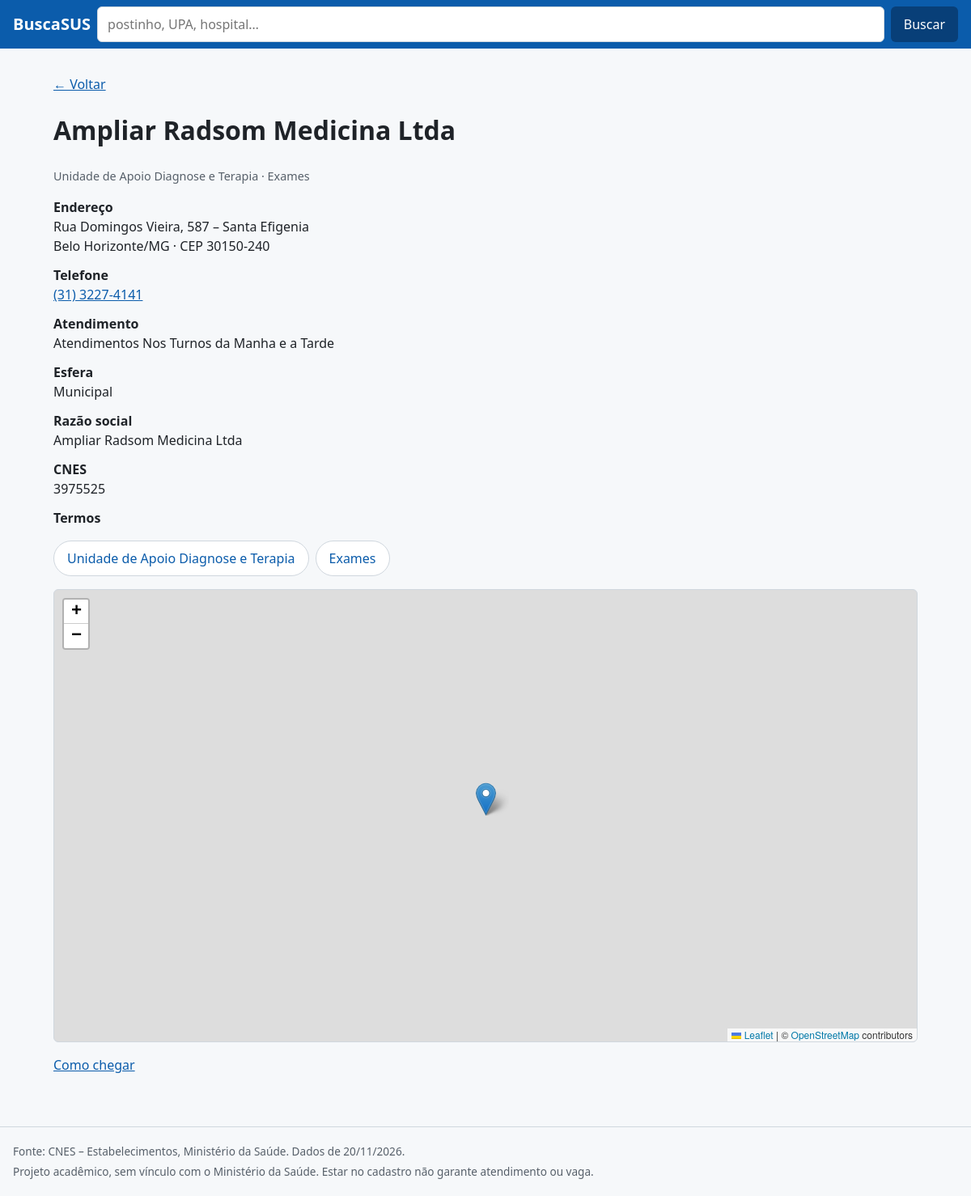
The page /estabelecimento/3975525 on the database as committed earlier.
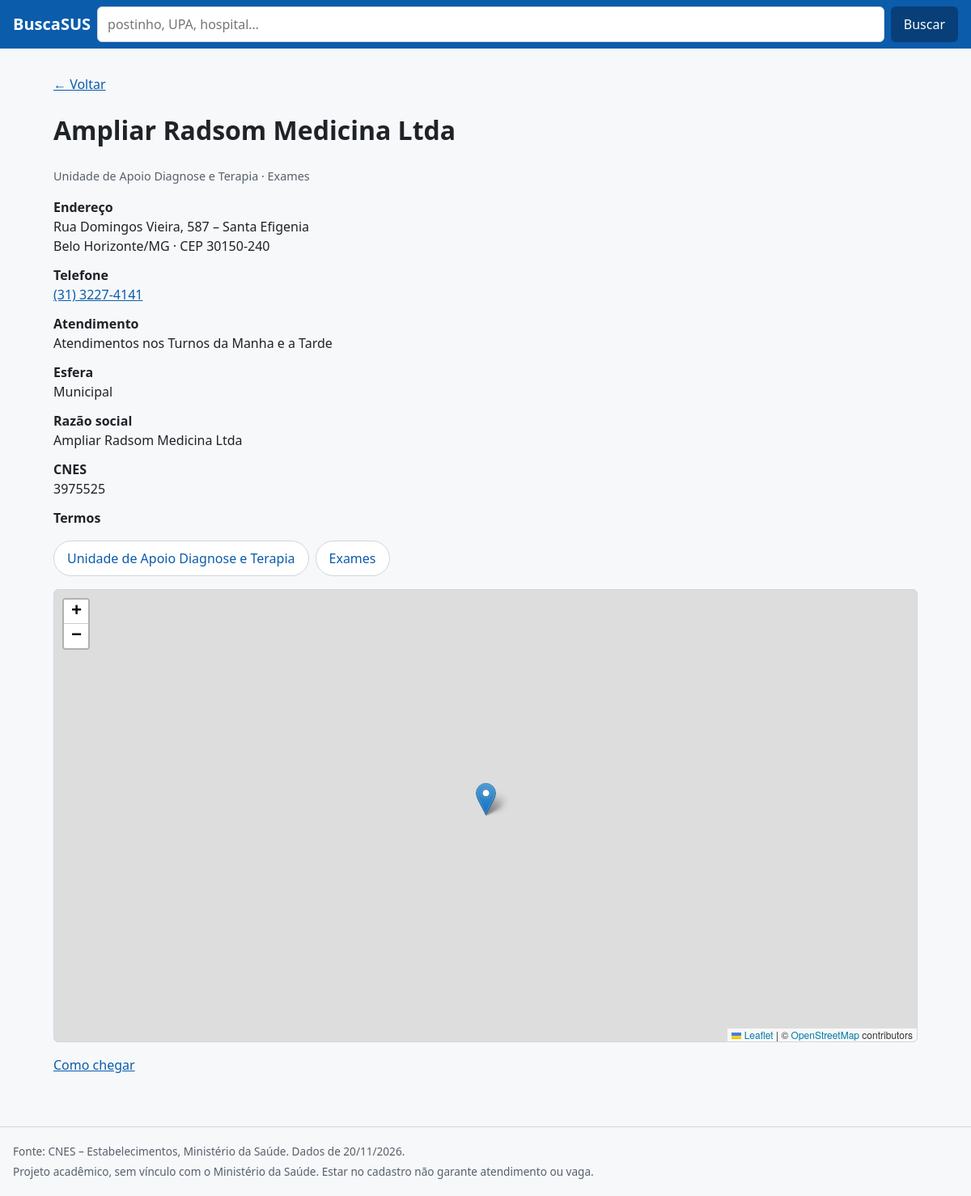
The same page on the database as committed later.
### tables this page shows
CREATE TABLE estabelecimento (
  identifier TEXT PRIMARY KEY, title TEXT NOT NULL, alternative TEXT,
  type TEXT NOT NULL, tipo_cnes TEXT NOT NULL, categoria TEXT NOT NULL,
  logradouro TEXT, numero TEXT, bairro TEXT, cep TEXT,
  municipio TEXT, municipio_nome TEXT, uf TEXT,
  latitude REAL, longitude REAL,
  turno TEXT, esfera TEXT, telefone TEXT
);

CREATE TABLE assunto (identifier TEXT, termo TEXT NOT NULL);

CREATE TABLE info (chave TEXT PRIMARY KEY, valor TEXT);

### app/main.py (the view)
@app.get("/estabelecimento/{cnes}")
def estabelecimento(request: Request, cnes: str):
    con = conectar()
    try:
        est = con.execute("SELECT * FROM estabelecimento WHERE identifier = ?", (cnes,)).fetchone()
        termos = [r[0] for r in con.execute("SELECT termo FROM assunto WHERE identifier = ?", (cnes,))] if est else []
    finally:
        con.close()
    if est is None:
        return render(request, "nao_encontrado.html", {"q": ""}, status=404)
    est = dict(est)
    ponto = ({"id": est["identifier"], "nome": est["title"], "lat": est["latitude"], "lon": est["longitude"]}
             if est["latitude"] is not None else None)
    return render(request, "estabelecimento.html", {
        "e": est, "termos": termos, "ponto": ponto, "q": "",
        "tipos": set(TIPOS), "categorias": set(CATEGORIAS), "caracteristicas": set(CARACTERISTICAS)})

### app/templates/estabelecimento.html (shortened to what this page needs)
{% extends "base.html" %}
{% block head %}
<link rel="stylesheet" href="https://unpkg.com/leaflet@1.9.4/dist/leaflet.css"
>
{% endblock %}
{% block conteudo %}
<p><a href="javascript:history.back()">← Voltar</a></p>
<h1>{{ e.title }}</h1>
<p class="meta">{{ e.type }} · {{ e.categoria }}</p>
<dl class="detalhes">
  <dt>Endereço</dt>
  <dd>{{ e.logradouro }}{% if e.numero %}, {{ e.numero }}{% endif %}{% if e.bairro %} – {{ e.bairro }}{% endif %}<br>
    {{ e.municipio_nome }}/{{ e.uf }}{% if e.cep %} · CEP {{ e.cep[:5] }}-{{ e.cep[5:] }}{% endif %}</dd>
  {% if e.telefone %}<dt>Telefone</dt><dd><a href="tel:{{ e.telefone }}">{{ e.telefone }}</a></dd>{% endif %}
  {% if e.turno %}<dt>Atendimento</dt><dd>{{ e.turno }}</dd>{% endif %}
  {% if e.esfera %}<dt>Esfera</dt><dd>{{ e.esfera }}</dd>{% endif %}
  {% if e.alternative %}<dt>Razão social</dt><dd>{{ e.alternative }}</dd>{% endif %}
  <dt>CNES</dt><dd>{{ e.identifier }}</dd>
  <dt>Termos</dt>
  <dd>
    <ul class="chips">
      {% for t in termos %}
      {% if t in caracteristicas %}{% set par = 'caracteristica' %}{% elif t in categorias %}{% set par = 'categoria' %}{% elif t in tipos %}{% set par = 'tipo' %}{% endif %}
      <li><a href="/busca?{{ par }}={{ t|urlencode }}">{{ t }}</a></li>
      {% endfor %}
    </ul>
  </dd>
</dl>
{% if ponto %}
<div id="mapa-pequeno" class="mapa mapa-pequeno" aria-label="Localização no mapa"></div>
<p><a href="https://www.openstreetmap.org/directions?to={{ ponto.lat }},{{ ponto.lon }}">Como chegar</a></p>
{% endif %}
{% endblock %}

### app/templates/base.html (shortened to what this page needs)
<!doctype html>
<html lang="pt-BR">
<head>
  <link rel="stylesheet" href="/static/estilo.css">
  {% block head %}{% endblock %}
</head>
<body>
  <header class="topo">
    <a class="marca" href="/">BuscaSUS</a>
    <form class="busca-topo" action="/busca" method="get" role="search">
      <input id="q-topo" name="q" type="search" value="{{ q or '' }}" placeholder="postinho, UPA, hospital…">
      <button type="submit">Buscar</button>
    </form>
  </header>
  <main>{% block conteudo %}{% endblock %}</main>
  <footer class="rodape">
    <p>Fonte: CNES – Estabelecimentos, Ministério da Saúde. Dados de {{ info.data_fonte }}.</p>
    <p>Projeto acadêmico, sem vínculo com o Ministério da Saúde. Estar no cadastro não garante atendimento ou vaga.</p>
  </footer>
</body>
</html>

### app/static/estilo.css (style rules this page uses)
:root { --cor: #0b5cab; --fundo: #f6f8fa; --borda: #d0d7de; --texto: #1f2328; }
* { box-sizing: border-box; }
body { margin: 0; font: 16px/1.5 system-ui, sans-serif; color: var(--texto); background: var(--fundo); }
a { color: var(--cor); }
.topo { background: var(--cor); padding: .5rem 1rem; display: flex; flex-wrap: wrap; gap: .5rem; align-items: center; }
.marca { color: #fff; font-weight: 700; font-size: 1.25rem; text-decoration: none; }
.busca-topo { display: flex; gap: .5rem; flex: 1 1 260px; }
.busca-topo input { flex: 1; min-width: 0; }
main { padding: 1rem; max-width: 1100px; margin: 0 auto; }
input[type=search], input[type=text], select { font: inherit; min-height: 44px; padding: 0 .75rem; border: 1px solid var(--borda); border-radius: 6px; }
button { font: inherit; min-height: 44px; padding: 0 1rem; border: 0; border-radius: 6px; background: var(--cor); color: #fff; cursor: pointer; }
.topo button { background: #083f78; }
.mapa { height: 45vh; min-height: 260px; border: 1px solid var(--borda); border-radius: 6px; margin-bottom: 1rem; background: #e5e9ec; }
.mapa-pequeno { height: 260px; }
.meta { color: #57606a; font-size: .9rem; }
.rodape { padding: 1rem; font-size: .85rem; color: #57606a; border-top: 1px solid var(--borda); margin-top: 2rem; }
.rodape p { margin: .25rem 0; }
.chips { display: flex; flex-wrap: wrap; gap: .5rem; padding: 0; list-style: none; }
.chips a { display: inline-flex; align-items: center; min-height: 44px; padding: 0 1rem; background: #fff; border: 1px solid var(--borda); border-radius: 22px; text-decoration: none; }
.detalhes dt { font-weight: 600; margin-top: .75rem; }
.detalhes dd { margin: 0; }
@media (min-width: 800px) { .mapa { position: sticky; top: 1rem; height: 70vh; margin: 0; } }

Rows that differ between the two databases and show on the page:
changed estabelecimento "Ampliar Radsom Medicina Ltda": turno "Atendimentos Nos Turnos da Manha e a Tarde" → "Atendimentos nos Turnos da Manha e a Tarde"
